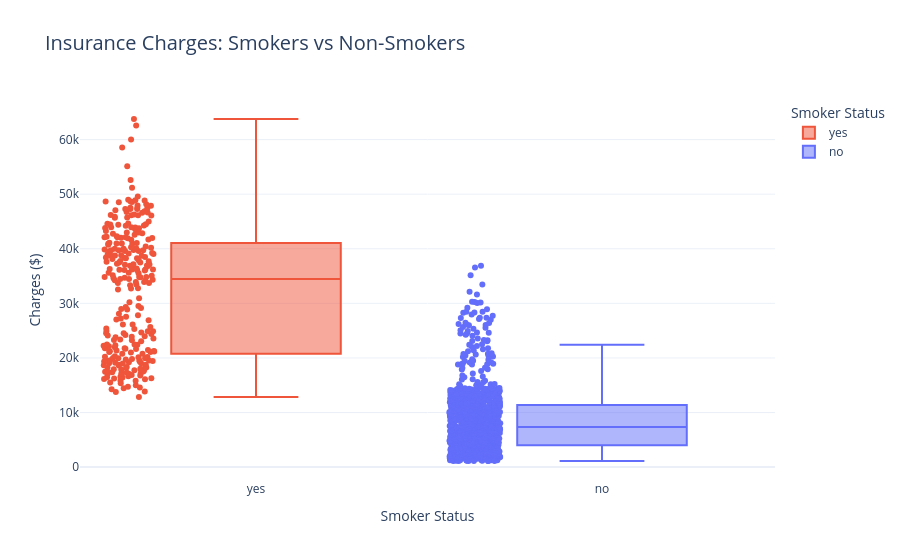

The code cell stored with this chart in its notebook:
### Markdown cell above
### Impact of Smoking Status on Charges
Let's see the differences in insurance charges between smokers and non-smokers.

### Code cell
# Box plot for Smoker Status
fig = px.box(
    df, 
    x="smoker", 
    y="charges", 
    color="smoker",
    title="Insurance Charges: Smokers vs Non-Smokers",
    labels={"smoker": "Smoker Status", "charges": "Charges ($)"},
    color_discrete_map={"yes": "#ef553b", "no": "#636efa"},
    points="all"
)
fig.update_layout(
    title_font_size=20,
    xaxis_title="Smoker Status",
    yaxis_title="Charges ($)",
    template="plotly_white"
)
fig.show()

# Display mean charges by smoking status
print("--- Mean Charges by Smoker Status ---")
print(df.groupby('smoker')['charges'].mean().apply(lambda x: f"${x:,.2f}"))

### Figure 1 — Plotly figure (JSON) as saved in the notebook; plotly's stock layout.template omitted (floating-point values rounded to 4 significant figures; data arrays with more than 128 entries replaced by an {"elided": "..."} marker saying what was removed)
{"data": [{"alignmentgroup": "True", "boxpoints": "all", "hovertemplate": "Smoker Status=%{x}<br>Charges ($)=%{y}<extra></extra>", "legendgroup": "yes", "marker": {"color": "#ef553b"}, "name": "yes", "notched": false, "offsetgroup": "yes", "orientation": "v", "showlegend": true, "type": "box", "x": {"elided": "274 str values"}, "x0": " ", "xaxis": "x", "y": {"elided": "274 float values"}, "y0": " ", "yaxis": "y"}, {"alignmentgroup": "True", "boxpoints": "all", "hovertemplate": "Smoker Status=%{x}<br>Charges ($)=%{y}<extra></extra>", "legendgroup": "no", "marker": {"color": "#636efa"}, "name": "no", "notched": false, "offsetgroup": "no", "orientation": "v", "showlegend": true, "type": "box", "x": {"elided": "1064 str values"}, "x0": " ", "xaxis": "x", "y": {"elided": "1064 float values"}, "y0": " ", "yaxis": "y"}], "layout": {"boxmode": "overlay", "legend": {"title": {"text": "Smoker Status"}, "tracegroupgap": 0}, "title": {"font": {"size": 20}, "text": "Insurance Charges: Smokers vs Non-Smokers"}, "xaxis": {"anchor": "y", "categoryarray": ["yes", "no"], "categoryorder": "array", "domain": [0, 1], "title": {"text": "Smoker Status"}}, "yaxis": {"anchor": "x", "domain": [0, 1], "title": {"text": "Charges ($)"}}}}
